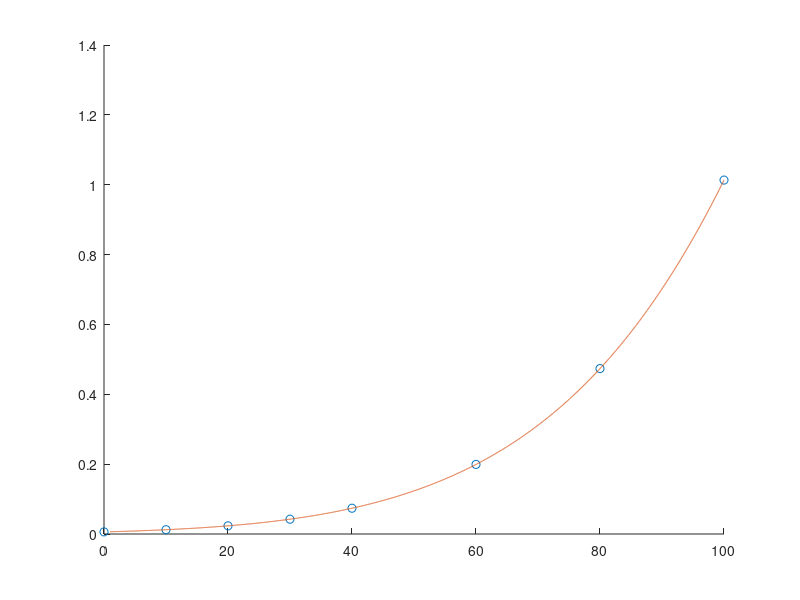

MATLAB code to generate this figure:
nodes = [0 10 20 30 40 60 80 100];
values = [0.0061 0.0123 0.0234 0.0424 0.0738 0.1992 0.4736 1.0133];
degrees = [7];
clf;
hold on;
plot(nodes, values, 'o');
X = linspace(1, 100, 5000);
for i=1:length(degrees)
  P = polyfit(nodes, values, degrees(i));
  printf("Deegre is: %i\n", degrees(i));
  val = polyval(P, 45);
  printf("Aprox: %s ---> real val: 0.095848\n", num2str(val));
  plot(X, polyval(P, X));
endfor